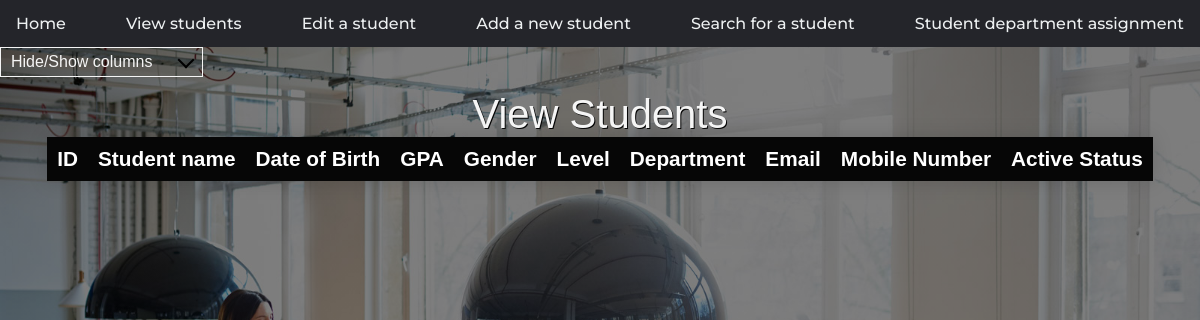
The page /view-students.html on the database as committed earlier.
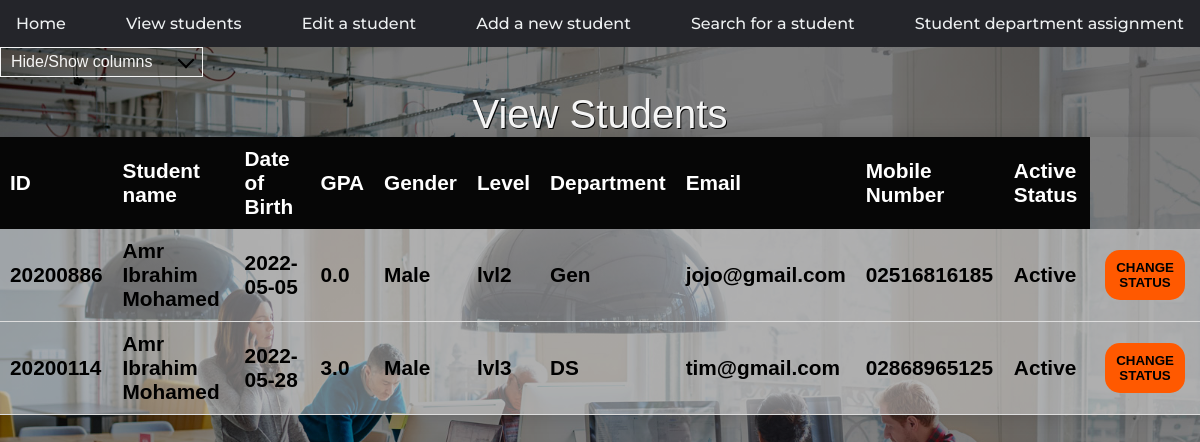
The same page on the database as committed later.
### sap/models.py (models this page shows)
class informations(models.Model):
    name = models.CharField(max_length=500, default='')
    studID = models.DecimalField(max_digits=99999999,
                                 blank=True, default=None, decimal_places=0)
    date = models.CharField(max_length=500, default='')
    gpa = models.FloatField(blank=True, null=True,
                            default=None)
    gender = models.CharField(max_length=500, default='')
    level = models.CharField(max_length=500, default='')
    department = models.CharField(max_length=500, default='')
    email = models.CharField(max_length=500, default='')
    mobile = models.CharField(max_length=500, default='')
    status = models.CharField(max_length=500, default='')

### sap/views.py (the view, shortened to what this page needs)
# urls.py: path('view-students.html', views.view_students, name='view-students'),
def view_students(request):
    inform = informations.objects.all()
    return render(request, 'view-students.html', {'inform': inform})

### templates/view-students.html (shortened to what this page needs)
{% load static %}
<!DOCTYPE html>
<html lang="en">
  <head>
    <link rel="stylesheet" href="{% static 'assets/CSS/styles.css'%}" />
    <link rel="stylesheet" href="{% static 'assets/CSS/view students.css'%}" />
  </head>
  <body id="view-students">
    <nav>
      <ul>
        <li>
          <a href="index.html" name="index"> Home </a>
        </li>
        <li>
          <a href="view-students.html" name="view-students"> View students </a>
        </li>
        <li>
          <a href="edit-student-data.html" name="edit-student-data"> Edit a student </a>
        </li>
        <li>
          <a href="add-student.html" name="add-student"> Add a new student </a>
        </li>
        <li>
          <a href="search-student.html" name="search-student"> Search for a student </a>
        </li>
        <li>
          <a href="student-department-assignment.html" name="student-department-assignment">
            Student department assignment
          </a>
        </li>
      </ul>
    </nav>
    <div id="filter" class="dropdown-check-list" tabindex="100">
      <span class="anchor">Hide/Show columns</span>
    </div>
    <form action="{% url 'view-students' %}" method="post">
    <table class="contentTable">
      <caption>
        View Students
      </caption>
      <thead>
        <tr>
          <th class="col1">ID</th>
          <th class="col2">Student name</th>
          <th class="col3">Date of Birth</th>
          <th class="col4">GPA</th>
          <th class="col5">Gender</th>
          <th class="col6">Level</th>
          <th class="col7">Department</th>
          <th class="col8">Email</th>
          <th class="col9">Mobile Number</th>
          <th class="col10">Active Status</th>
        </tr>
      </thead>
      <tbody id="content">
        {% for i in inform %}
        <tr>
          <td class="col1">{{i.studID}}</td>
          <td class="col2">{{i.name|title}}</td>
          <td class="col3">{{i.date}}</td>
          <td class="col4">{{i.gpa}}</td>
          <td class="col5">{{i.gender}}</td>
          <td class="col6">{{i.level}}</td>
          <td class="col7">{{i.department}}</td>
          <td class="col8">{{i.email}}</td>
          <td class="col9">{{i.mobile}}</td>
          <td class="col10" name="status">{{i.status}} </td>
          <td class="col11"><button type="submit" class="status" name="changeStatus"  onclick="change(this.id)">change status</button></td>
        </tr>
        {% endfor %}
    </form>
  </body>
</html>

Rows that differ between the two databases and show on the page:
added informations: studID "20200886", name "Amr Ibrahim Mohamed", date "2022-05-05", gpa "0.0", gender "Male", level "lvl2", department "Gen", email "jojo@gmail.com", mobile "02516816185", status "Active"
added informations: studID "20200114", name "Amr Ibrahim Mohamed", date "2022-05-28", gpa "3.0", gender "Male", level "lvl3", department "DS", email "tim@gmail.com", mobile "02868965125", status "Active"
